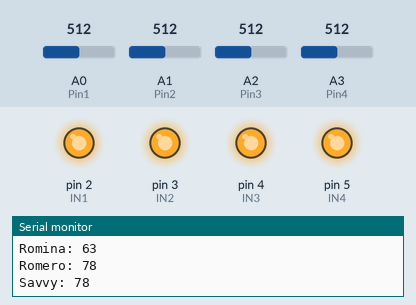
Simulated run of this sketch. Board: Arduino Uno, built with avr-gcc and run on an emulated ATmega328P. Parts: output pins drawn as LEDs (lit = HIGH), the last lines printed to the serial monitor. Inputs (shaded band) come from the test bench; at power-on: A0 (Pin1) = 512, A1 (Pin2) = 512, A2 (Pin3) = 512, A3 (Pin4) = 512.

Above: at 1.7 s.
1.8 s: A0 (Pin1) set to 567
4.5 s: A0 (Pin1) set to 592
At 4.9 s:
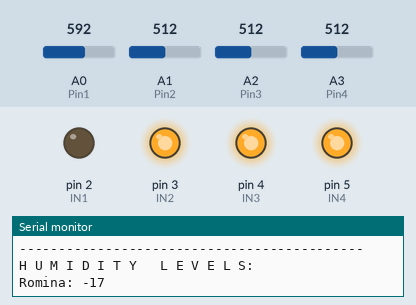
7.2 s: A1 (Pin2) set to 573
10.3 s: A1 (Pin2) set to 598
At 11.8 s:
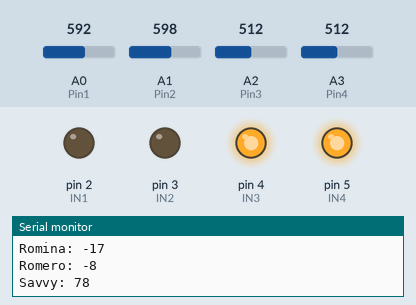
13.0 s: A2 (Pin3) set to 574
15.7 s: A2 (Pin3) set to 606
At 18.6 s:
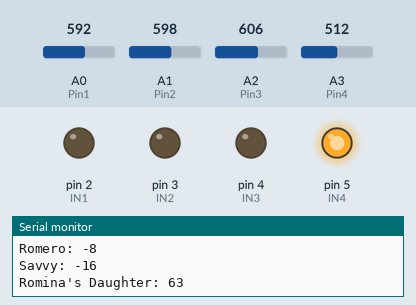
Timing chart, 0 to 20.1 s (numbered marks = the images above; inputs shaded):
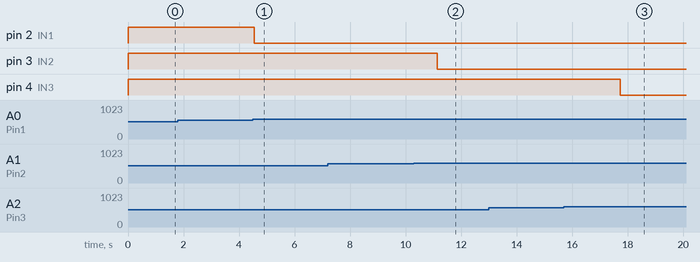

The sketch:

LazyPlantOwner.ino
```cpp
/*
 * Plant Watering System
 * Weather: Upstate NY area
 * Use: Indoor plants
 * Author: TanisM
 */

int IN1 = 2;
int Pin1 = A0;
int value1 = 0;
int IN2 = 3;
int Pin2 = A1;
int value2 = 0;
int IN3 = 4;
int Pin3 = A2;
int value3 = 0;
int IN4 = 5;
int Pin4 = A3;
int value4 = 0;

// Dryness Threshold (near 700 is totally dry)
int lower = 575; // Big plants
int upper = 590; // Small plants

void setup() {
  Serial.begin(9600);
  pinMode(IN1, OUTPUT);
  pinMode(Pin1, INPUT);
  digitalWrite(IN1, HIGH); // OFF
  pinMode(IN2, OUTPUT);
  pinMode(Pin2, INPUT);
  digitalWrite(IN2, HIGH); // OFF
  pinMode(IN3, OUTPUT);
  pinMode(Pin3, INPUT);
  digitalWrite(IN3, HIGH); // OFF
  pinMode(IN4, OUTPUT);
  pinMode(Pin4, INPUT);
  digitalWrite(IN4, HIGH); // OFF
  delay(500);
}
void loop() {
  Serial.println("H U M I D I T Y   L E V E L S:");
  Serial.print("Romina: ");
  value1 = (analogRead(Pin1));
  if(value1 >= lower) {
    Serial.println(lower - value1);
    digitalWrite(IN1, LOW); // ON
  } else {
    Serial.println(lower - value1);
    digitalWrite(IN1, HIGH); // OFF
  }
  delay(500);
  Serial.print("Romero: ");
  value2 = (analogRead(Pin2));
  if(value2 >= upper) {
    Serial.println(upper - value2);
    digitalWrite(IN2, LOW); // ON
  } else {
    Serial.println(upper - value2);
    digitalWrite(IN2, HIGH); // OFF
  }
  delay(500);
  Serial.print("Savvy: ");
  value3 = (analogRead(Pin3));
  if(value3 >= upper) {
    Serial.println(upper - value3);
    digitalWrite(IN3, LOW); // ON
  } else {
    Serial.println(upper - value3);
    digitalWrite(IN3, HIGH); // OFF
  }
  delay(500);
  Serial.print("Romina's Daughter: ");
  value4 = (analogRead(Pin4));
  if(value4 >= lower) {
    Serial.println(lower - value4);
    digitalWrite(IN4, LOW); // ON
  } else {
    Serial.println(lower - value4);
    digitalWrite(IN4, HIGH); // OFF
  }
  delay(500);
  Serial.println("--------------------------------------------");
}
```

Measured:
- the behaviour switches between 574 and 575 on A0 (Pin1) (found by bisection; images 0 and 1)
- the behaviour switches between 589 and 590 on A1 (Pin2) (found by bisection; images 1 and 2)
- the behaviour switches between 589 and 590 on A2 (Pin3) (found by bisection; images 2 and 3)
- after the input at 4.5 s, pin 2 (IN1): HIGH → LOW after 0.05 s
- after the input at 10.3 s, pin 3 (IN2): HIGH → LOW after 0.84 s
- after the input at 15.7 s, pin 4 (IN3): HIGH → LOW after 2.0 s
